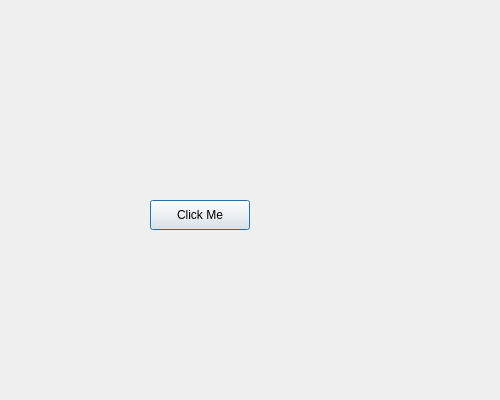
<?xml version='1.0' encoding='utf-8'?>
<ui version="4.0">
  <class>test_dialog</class>
  <widget class="QDialog" name="test_dialog">
    <property name="geometry">
      <rect>
        <x>0</x>
        <y>0</y>
        <width>500</width>
        <height>400</height>
      </rect>
    </property>
    <property name="windowTitle">
      <string>test_dialog</string>
    </property>
    <widget class="QPushButton" name="myButton">
      <property name="text">
        <string>Click Me</string>
      </property>
      <property name="geometry">
        <rect>
          <x>150</x>
          <y>200</y>
          <width>100</width>
          <height>30</height>
        </rect>
      </property>
    </widget>
  </widget>
</ui>
